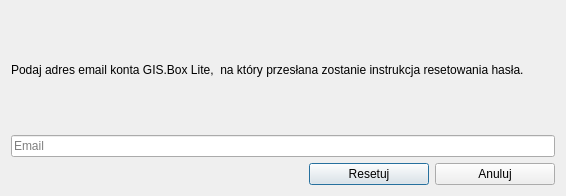
<?xml version="1.0" encoding="UTF-8"?>
<ui version="4.0">
 <class>Dialog</class>
 <widget class="QDialog" name="Dialog">
  <property name="geometry">
   <rect>
    <x>0</x>
    <y>0</y>
    <width>566</width>
    <height>196</height>
   </rect>
  </property>
  <property name="minimumSize">
   <size>
    <width>566</width>
    <height>196</height>
   </size>
  </property>
  <property name="maximumSize">
   <size>
    <width>566</width>
    <height>196</height>
   </size>
  </property>
  <property name="windowTitle">
   <string>Resetuj hasło</string>
  </property>
  <layout class="QVBoxLayout" name="verticalLayout_2">
   <item>
    <layout class="QVBoxLayout" name="verticalLayout">
     <item>
      <widget class="QLabel" name="reset_pwd_info_label">
       <property name="text">
        <string>Podaj adres email konta GIS.Box Lite,  na który przesłana zostanie instrukcja resetowania hasła.</string>
       </property>
       <property name="wordWrap">
        <bool>true</bool>
       </property>
      </widget>
     </item>
     <item>
      <widget class="QLineEdit" name="reset_email_line">
       <property name="placeholderText">
        <string>Email</string>
       </property>
      </widget>
     </item>
     <item>
      <layout class="QHBoxLayout" name="horizontalLayout">
       <item>
        <spacer name="horizontalSpacer">
         <property name="orientation">
          <enum>Qt::Horizontal</enum>
         </property>
         <property name="sizeHint" stdset="0">
          <size>
           <width>40</width>
           <height>20</height>
          </size>
         </property>
        </spacer>
       </item>
       <item>
        <widget class="QPushButton" name="reset_button">
         <property name="minimumSize">
          <size>
           <width>120</width>
           <height>0</height>
          </size>
         </property>
         <property name="maximumSize">
          <size>
           <width>120</width>
           <height>16777215</height>
          </size>
         </property>
         <property name="layoutDirection">
          <enum>Qt::LeftToRight</enum>
         </property>
         <property name="styleSheet">
          <string notr="true"/>
         </property>
         <property name="text">
          <string>Resetuj</string>
         </property>
         <property name="default">
          <bool>true</bool>
         </property>
        </widget>
       </item>
       <item>
        <widget class="QPushButton" name="cancel_button">
         <property name="minimumSize">
          <size>
           <width>120</width>
           <height>0</height>
          </size>
         </property>
         <property name="maximumSize">
          <size>
           <width>120</width>
           <height>16777215</height>
          </size>
         </property>
         <property name="text">
          <string>Anuluj</string>
         </property>
        </widget>
       </item>
      </layout>
     </item>
    </layout>
   </item>
  </layout>
 </widget>
 <resources/>
 <connections/>
</ui>
